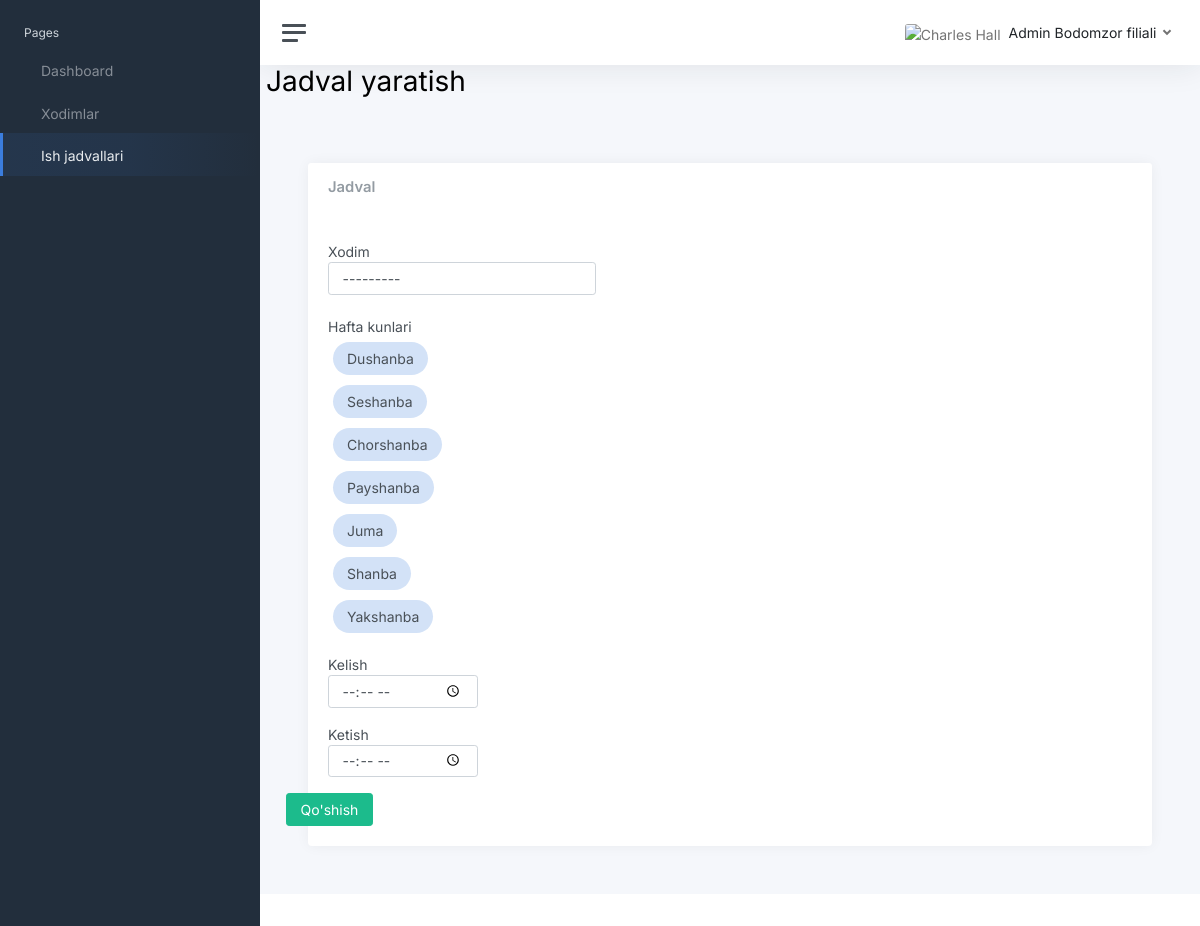
Page /schedule_create/ (signed in) on the committed database.
### apps/superadmin/models.py (models this page shows, shortened)
class Filial(models.Model):
    filial_name = models.CharField(max_length=200, null=True, blank=True)
    class Meta:
        verbose_name = "Filial"
        verbose_name_plural = "Filiallar"

class Weekday(models.Model):
    name = models.CharField(max_length=20, unique=True)
    name_en = models.CharField(max_length=20, unique=True, null=True, blank=True)
    def __str__(self):
        return self.name
    class Meta:
        verbose_name = "Hafta kuni"
        verbose_name_plural = "Hafta kunlari"

### apps/home/views.py (the view)
# urls.py: path('schedule_create/', views.create_schedule, name='schedule_create'),
@login_required(login_url="/login/")
def create_schedule(request):
    if request.user.is_superuser:
        return redirect('/login/')
    administrator = Administrator.objects.get(user=request.user)
    if request.method == 'POST':
        form = WorkScheduleWithUserForm(request.POST, admin=administrator)
        if form.is_valid():
            form.save()
            return redirect('schedules')
    else:
        form = WorkScheduleWithUserForm(admin=administrator)
    return render(request, 'home/user/workschedule/schedule_create.html',
                  {'form': form,
                   "filial": administrator.filial.filial_name,
                   "segment": "schedules"})

### apps/main/models.py (called while the page is built)
    def __str__(self):
        return self.name

### apps/templates/home/user/workschedule/schedule_create.html (shortened to what this page needs)
{% extends "layouts/base.html" %}
{% load static %}
{% block body_class %} dashboard {% endblock body_class %}
{% block stylesheets %}
<link href="{% static 'css/app.css' %}" rel="stylesheet">
{% endblock stylesheets %}
{% block content %}
<div class="content-wrapper">
    <section class="content-header">
        <div class="container-fluid">
            <div class="row mb-2">
                <div class="col-sm-6">
                    <h1>Jadval yaratish</h1>
                </div>
            </div>
        </div>
    </section>
    <section class="content">
        <div class="row">
            <div class="col-md-12">
                <div class="card card-primary">
                    <div class="card-header">
                        <h3 class="card-title">Jadval</h3>
                    </div>
                    <div class="card-body">
                        <form role="form" method="post" action="" enctype="multipart/form-data">
                            <div class="form-group col-12 col-md-4">
                                <label for="id_location">Xodim</label>
                                {{ form.employee }}
                            </div>
                            <br>
                            <div class="form-group mb-3">
                                <label for="{{ form.weekday.id_for_label }}">Hafta kunlari</label>
                                <br>
                                <div class="row form-group">
                                    {% for checkbox in form.weekday %}
                                        <div class="form-group">
                                            <label class="form-check-label weekday-label {% if checkbox.data.selected %}selected{% endif %}"
                                                for="{{ checkbox.id_for_label }}"
                                                onclick="toggleWeekday('{{ checkbox.id_for_label }}')">
                                                {{ checkbox.choice_label }}
                                            </label>
                                        </div>
                                    {% endfor %}
                                </div>
                            </div>
                            <div class="form-group mb-3">
                                <label for="{{ form.start.id_for_label }}">Kelish</label>
                                <div class="col-12 col-md-4">
                                    {{ form.start }}
                                </div>
                            </div>
                            <div class="form-group mb-3">
                                <label for="{{ form.end.id_for_label }}">Ketish</label>
                                <div class="col-12 col-md-4">
                                    {{ form.end }}
                                </div>
                            </div>
                            <div class="row mt-3">
                                <div class="col-1">
                                    <input type="submit" class="btn btn-success float-end" value="Qo'shish">
                                </div>
                            </div>
                        </form>
                    </div>
            </div>
        </div>
    </section>
</div>
{% endblock content %}

### apps/templates/includes/navigation.html (shortened to what this page needs)
<nav class="navbar navbar-expand navbar-light navbar-bg ">
  <a class="sidebar-toggle js-sidebar-toggle">
          <i class="hamburger align-self-center"></i>
       </a>
  <div class="navbar-collapse collapse">
    <ul class="navbar-nav navbar-align">
      <li class="nav-item dropdown">
        <a class="nav-icon dropdown-toggle" href="#" id="messagesDropdown" data-bs-toggle="dropdown">
        </a>
      </li>
      <li class="nav-item dropdown">
        <a class="nav-link dropdown-toggle d-none d-sm-inline-block" href="#" data-bs-toggle="dropdown">
          <img src="https://www.shareicon.net/data/512x512/2016/09/01/822711_user_512x512.png" class="avatar img-fluid rounded me-1" alt="Charles Hall" /> <span class="text-dark">Admin {{filial}}</span>
        </a>
      </li>
    </ul>
  </div>
</nav>

### apps/templates/home/user/workschedule/schedule_create.html (style rules this page uses)
.weekday-label { display: inline-block; background-color: #D3E2F7; padding: 6px 14px; border-radius: 50px; font-size: 14px; margin: 5px; cursor: pointer; transition: background-color 0.3s; }

### rows in the picture
Filial: filial_name "Bodomzor filiali"
Weekday: choice_label "Dushanba"
Weekday: choice_label "Seshanba"
Weekday: choice_label "Chorshanba"
Weekday: choice_label "Payshanba"
Weekday: choice_label "Juma"
Weekday: choice_label "Shanba"
Weekday: choice_label "Yakshanba"
